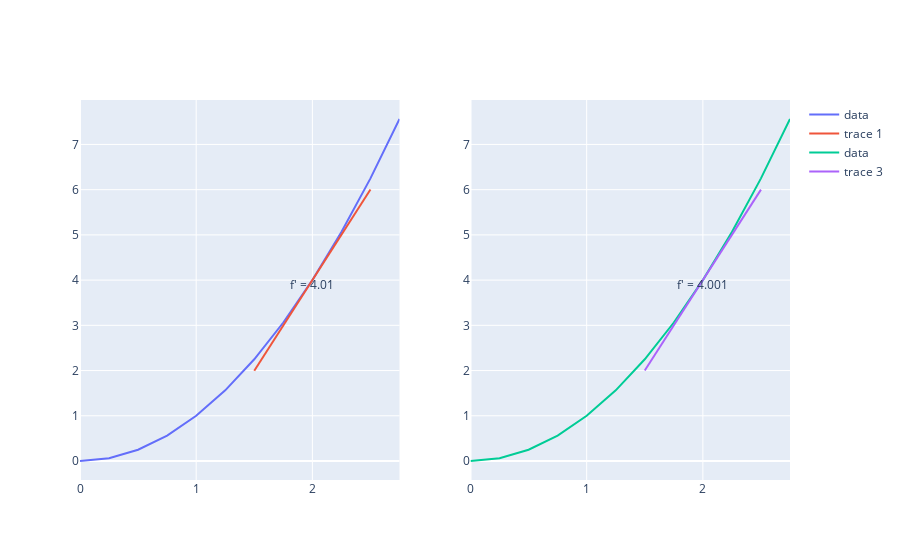

Notebook cell for this chart:
### Markdown cell above
> The graphs above illustrate when $\Delta x = 1$  and when $\Delta x = .1$  The graph to the right, with a smaller $\Delta x$ has a more tangent line.

Let's keep decreasing $\Delta x$ and see if we can approach the derivative even further.

### Code cell
tangent_x_squared_delta_hundredth = derivative_trace(x_squared, 2, 1, .01)
tangent_x_squared_delta_thousandth = derivative_trace(x_squared, 2, 1, .001)
subplots = make_subplots([trace_x_squared_to_three, tangent_x_squared_delta_hundredth], [trace_x_squared_to_three, tangent_x_squared_delta_thousandth])

### Figure 1 — Plotly figure (JSON) as saved in the notebook; plotly's stock layout.template omitted (floating-point values rounded to 4 significant figures)
{"data": [{"mode": "lines", "name": "data", "text": [], "type": "scatter", "x": [0, 0.25, 0.5, 0.75, 1, 1.25, 1.5, 1.75, 2, 2.25, 2.5, 2.75], "xaxis": "x", "y": [0, 0.0625, 0.25, 0.5625, 1, 1.562, 2.25, 3.062, 4, 5.062, 6.25, 7.562], "yaxis": "y"}, {"mode": "text+lines", "text": ["", "f' = 4.01", ""], "textposition": "bottom center", "type": "scatter", "x": [1.5, 2, 2.5], "xaxis": "x", "y": [1.995, 4, 6.005], "yaxis": "y"}, {"mode": "lines", "name": "data", "text": [], "type": "scatter", "x": [0, 0.25, 0.5, 0.75, 1, 1.25, 1.5, 1.75, 2, 2.25, 2.5, 2.75], "xaxis": "x2", "y": [0, 0.0625, 0.25, 0.5625, 1, 1.562, 2.25, 3.062, 4, 5.062, 6.25, 7.562], "yaxis": "y2"}, {"mode": "text+lines", "text": ["", "f' = 4.001", ""], "textposition": "bottom center", "type": "scatter", "x": [1.5, 2, 2.5], "xaxis": "x2", "y": [1.999, 4, 6.001], "yaxis": "y2"}], "layout": {"xaxis": {"anchor": "y", "domain": [0, 0.45]}, "xaxis2": {"anchor": "y2", "domain": [0.55, 1]}, "yaxis": {"anchor": "x", "domain": [0, 1]}, "yaxis2": {"anchor": "x2", "domain": [0, 1]}}}
